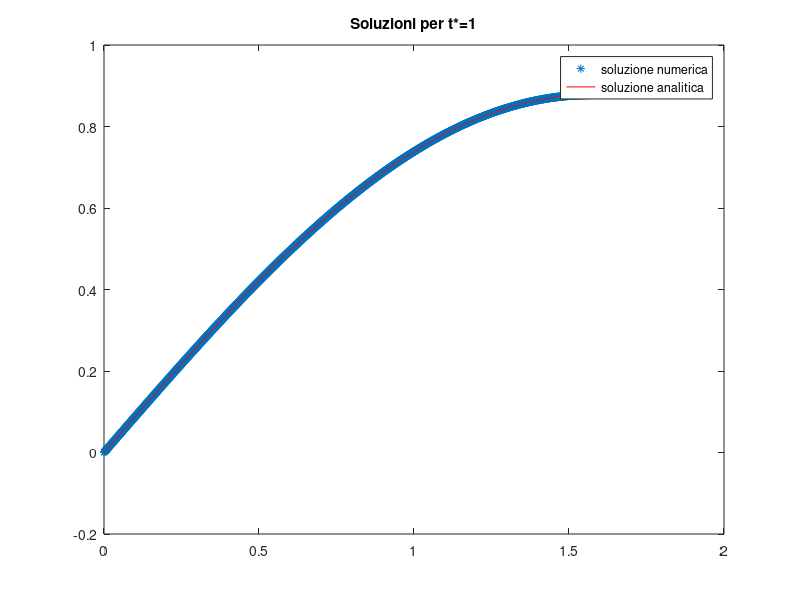
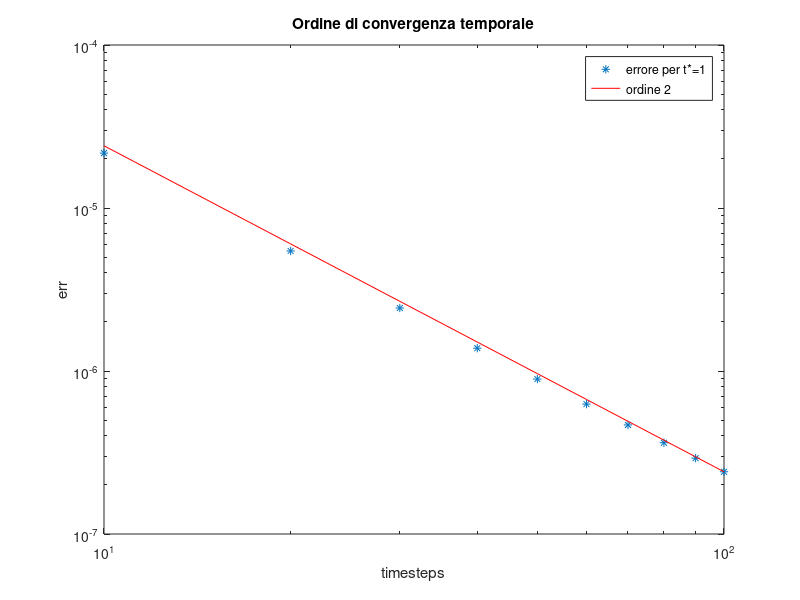

Write the MATLAB code that produced these figures, in order.
clear all
close all

%% semidiscrtizzo il problema nello spazio con differenze finite di ordine 2

m=1800;
a=0;
b=pi/2;
x=linspace(a,b,m)';
h=(b-a)/(m-1);
A = toeplitz(sparse([1,1],[1,2],[-2,1]/h^2,1,m));

%% condizioni al bordo
d=1/2;
A(1,1:2)=[0,0];
A(m,m-1:m)=[2,-2]/h^2;

%termine sorgente
b=@(t) (sin(x)/2)*( cos(t/2) - sin(t/2) ); %% non serve azzerare la prima componente, poiché la prima componente del vettore
% x, che è 0, annulla sin(x).

%% Risoluzione problema differenziale mediante metodo dei trapezi
%% La soluzione analitica è u(t,x)=sin(x)*cos(t/2)

y0=sin(x); %dato iniziale
count=0;
tsrange=10:10:100;
tstar=1;

for ts=tsrange
    count=count+1;
    k=tstar/ts;
    t=0;
    y0=sin(x);
    y=y0;
    
    for n=1:ts
        y=(speye(m) - k*0.5*d*A)\(y + k*0.5*(d*A*y + b(t) + b(t+k) ) ); % non è necessario newton dal momento che il problema è lineare
        t=t+k;
    end
    
    err(count)=norm(y - (sin(x)*cos(t/2)),inf);
    
end

figure
plot(x,y,'*',x,sin(x)*cos(0.5),'r')
title('Soluzioni per t*=1')
legend('soluzione numerica','soluzione analitica')

figure
loglog(tsrange,err,'*',tsrange,err(end)*(tsrange/tsrange(end)).^(-2),'r')
title('Ordine di convergenza temporale')
legend('errore per t*=1','ordine 2')
xlabel('timesteps')
ylabel('err')
